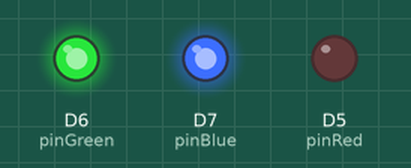
Recording of a sketch running on a simulated ESP8266 (NodeMCU). On the bench: output pins drawn as LEDs (lit = HIGH).

Above: at 0.5 s.
At 1.5 s:
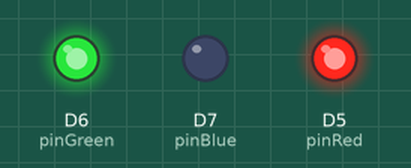
At 5.5 s:
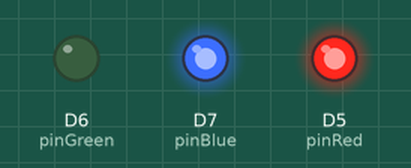
Timing chart, 0 to 6.9 s (numbered marks = the images above):
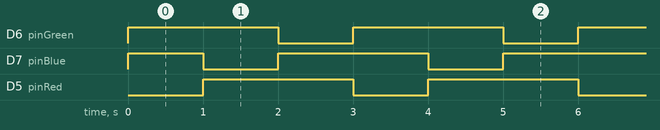

Measured:
- by itself, D6 (pinGreen), D5 (pinRed): alternates HIGH for 2.0 s and LOW for 1.0 s
- by itself, D7 (pinBlue): repeats every 3.0 s: LOW 1.0 s, HIGH 2.0 s
- by itself, everything shown: repeats every 3.0 s, in 3 steps

The sketch:

sketch_jan21a.ino
```cpp
int pinRed=D5;
int pinGreen=D6;
int pinBlue=D7;

void setup()
{
  pinMode(pinRed, OUTPUT);
  pinMode(pinGreen, OUTPUT);
  pinMode(pinBlue, OUTPUT);
}

void loop()
{
  analogWrite(pinRed, 255-255);
  analogWrite(pinBlue, 255-0);
  analogWrite(pinGreen, 255-0);
  delay(1000);

  analogWrite(pinRed, 255-0);
  analogWrite(pinBlue, 255-255);
  analogWrite(pinGreen, 255-0);
  delay(1000);

  analogWrite(pinRed, 255-0);
  analogWrite(pinBlue, 255-0);
  analogWrite(pinGreen, 255-255);
  delay(1000);
}
```
